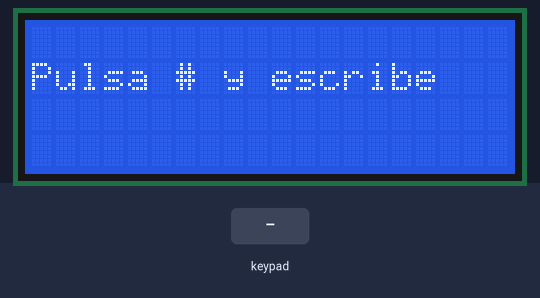
A sketch run on a simulated ESP32. On the bench: 20×4 character LCD. The inputs (shaded band) are chosen by the test bench.

Above: at 1.2 s.
1.3 s: key '#' pressed
At 2.1 s:
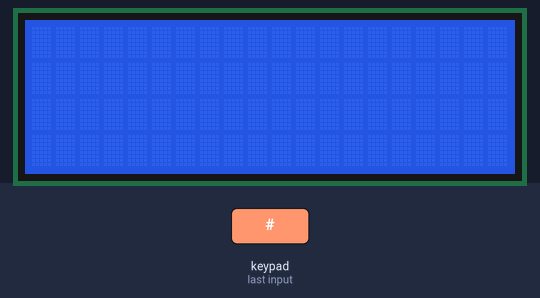
2.8 s: keypad keys 3 2 2 3 2 2 2 1 # pressed 0.4 s apart
At 6.8 s:
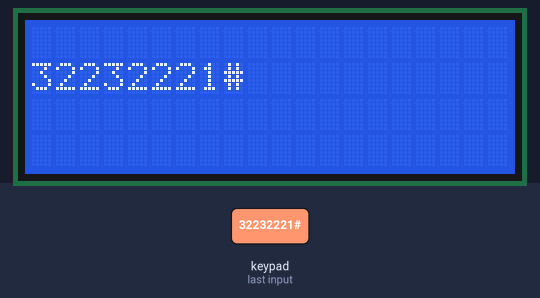
7.9 s: key 'A' pressed
At 8.4 s:
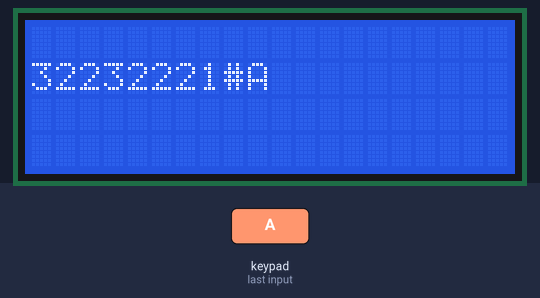
9.4 s: keypad keys 3 2 2 3 2 2 2 1 A pressed 0.4 s apart
At 13.2 s:
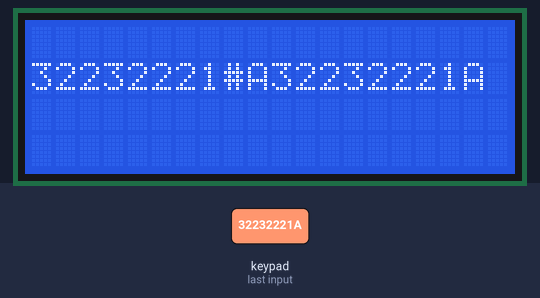
14.5 s: key 'B' pressed
At 15.6 s:
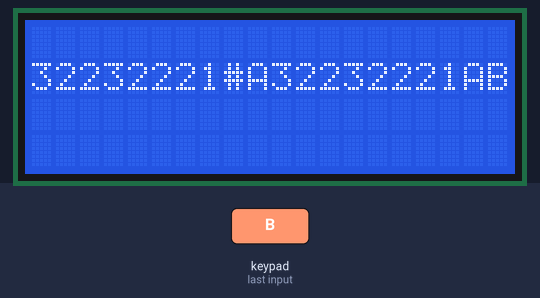
16.0 s: keypad keys 3 2 2 3 2 2 2 1 D pressed 0.4 s apart
At 20.4 s:
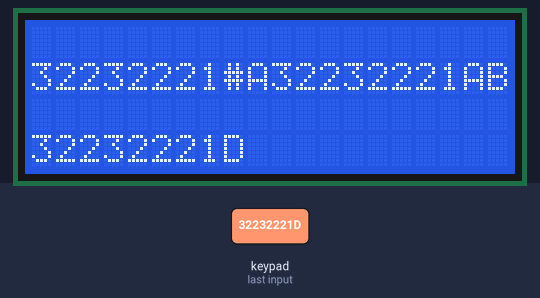
Timing chart, 0 to 21.9 s (numbered marks = the images above; inputs shaded):
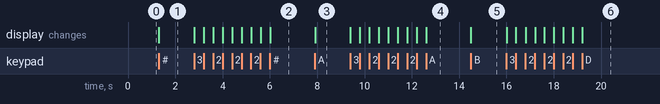

Measured:
- after the input at 1.3 s, the display: changes at once (image 1)
- after the input at 2.8 s, the display: first changes at once (image 2 shows a later state)
- after the input at 7.9 s, the display: changes at once (image 3)
- after the input at 9.4 s, the display: first changes at once (image 4 shows a later state)
- after the input at 14.5 s, the display: changes at once (image 5)
- after the input at 16.0 s, the display: first changes at once (image 6 shows a later state)

The sketch:

Display_Teclado.ino
```cpp
#include <LiquidCrystal.h>
#include <Keypad.h>

#define ROW_NUM     4 // four rows
#define COLUMN_NUM  4 // four columns

// set the LCD number of columns and rows
int lcdColumns = 20;
int lcdRows = 4;


const int RS = 13, EN = 14, d4 = 27, d5 = 26,d6 = 25 , d7 = 33;
LiquidCrystal lcd(RS,EN,d4, d5, d6, d7);
//Teclado

char keys[ROW_NUM][COLUMN_NUM] = {
  {'1', '2', '3', 'A'},
  {'4', '5', '6', 'B'},
  {'7', '8', '9', 'C'},
  {'*', '0', '#', 'D'}
};

byte pin_rows[ROW_NUM]      = {32, 23, 22, 21}; // GIOP19, GIOP18, GIOP5, GIOP17 connect to the row pins
byte pin_column[COLUMN_NUM] = {19, 18, 4, 0};   // GIOP16, GIOP4, GIOP0, GIOP2 connect to the column pins

Keypad keypad = Keypad( makeKeymap(keys), pin_rows, pin_column, ROW_NUM, COLUMN_NUM );
String pass;
int i =0;
String inicio= "Pulsa # y escribe";

void scrollText(int row, String message, int delayTime, int lcdColumns) {
  for (int i=0; i < lcdColumns; i++) {
    message = " " + message;
  }
  message = message + " ";
  for (int pos = 0; pos < message.length(); pos++) {
    lcd.setCursor(0, row);
    lcd.print(message.substring(pos, pos + lcdColumns));
    delay(delayTime);
  }
}


void setup(){
  Serial.begin(9600);
  lcd.begin(20,4);


}

bool esc= true;

void loop(){
  // set cursor to first column, first row

  while(esc){
  lcd.setCursor(0,1);
  lcd.print(inicio);
  char key = keypad.getKey();
  if(key){
    if(key == '#'){
      esc=false;
      lcd.clear();
    }
  }
 }
 char key = keypad.getKey();
  if(key){
    if(key == '*'){
      lcd.clear();
      i=0;
    }else{
  pass+=key;
  lcd.setCursor(i,1);
  lcd.print(key);
  i++;
 }
}
}
```
